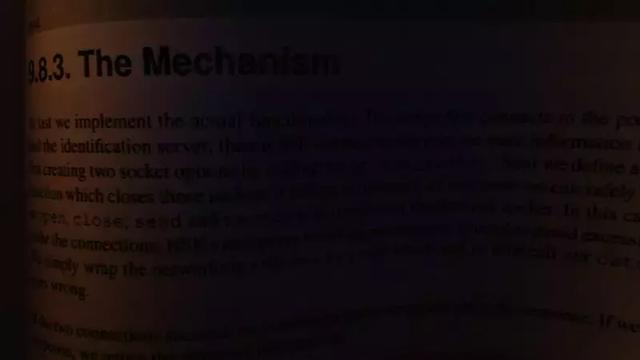
#> input picture Image Module/bookpage.jpg, 640 x 360 px
$ python opencv_6.py
#> lines starting #> are read from the running program, lines starting #| are printed output that depends on the picture; after the words box and inside, x2 and y2 are one past the last pixel; in counts of white or black regions, pixels touching at a corner belong together
"""
使用opencv操作影像

六、閾值
原文網址：https://kknews.cc/code/gg2bej8.html
"""
import cv2
import numpy as np

img = cv2.imread('bookpage.jpg')
#> img is the input picture: shape (360, 640, 3); mean B, G, R 14.9, 12.7, 21.6
grayscaled = cv2.cvtColor(img, cv2.COLOR_BGR2GRAY)
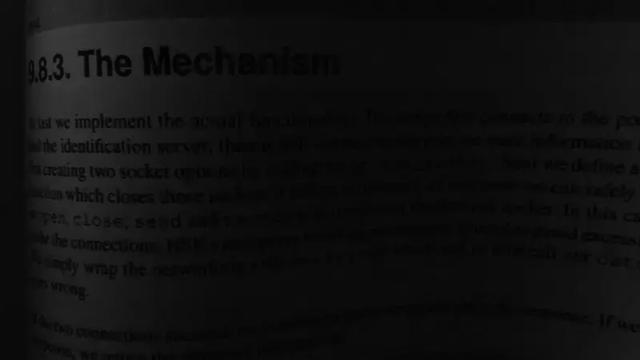
#> grayscaled: shape (360, 640); min 1, max 63, mean 15.6
"""
自適應閥值法
"""
threshold = cv2.adaptiveThreshold(grayscaled, 255, cv2.ADAPTIVE_THRESH_GAUSSIAN_C, cv2.THRESH_BINARY, 21, 1)
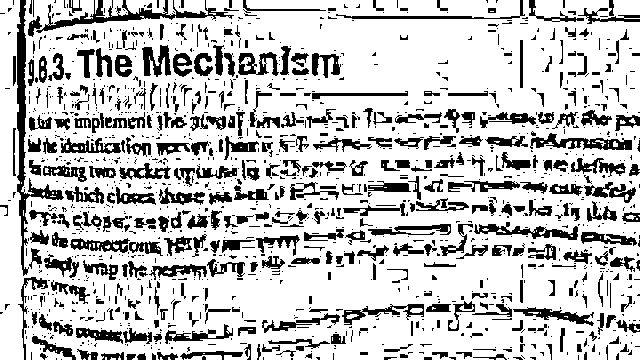
#> threshold: shape (360, 640); 77.1% white; 1388 black regions (992 under 20 px), largest, box (x1, y1, x2, y2) and area: (17, 0, 64, 276) 2014, (36, 0, 234, 33) 1421, (530, 133, 632, 150) 798
cv2.imshow('original', img)
cv2.imshow('adaptive threshold', threshold)

"""
大津閥值法
"""
# retval2, threshold2 = cv2.threshold(grayscaled, 125, 255, cv2.THRESH_BINARY + cv2.THRESH_OTSU)
# cv2.imshow('Otsu threshold', threshold2)

cv2.waitKey(0)
cv2.destroyAllWindows()
